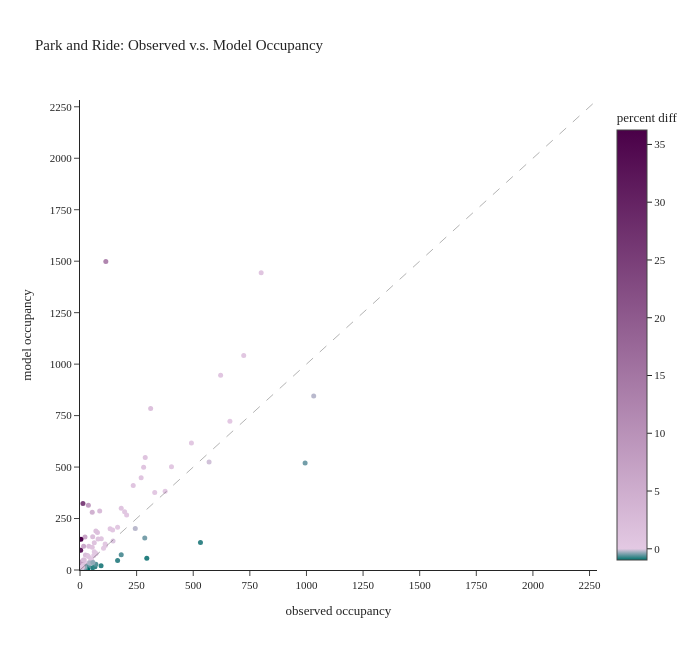

Notebook source saved alongside this figure:
### Code cell
plot_occupancy(pnr_data, x="observed occupancy", y="model occupancy", title="Park and Ride: Observed v.s. Model Occupancy")

### Figure 1 — Plotly figure (JSON) as saved in the notebook; plotly's stock layout.template omitted (floating-point values rounded to 4 significant figures; data arrays with more than 128 entries replaced by an {"elided": "..."} marker saying what was removed)
{"data": [{"customdata": {"elided": "137x2 float values"}, "hovertemplate": "<b>%{hovertext}</b><br><br>observed occupancy=%{x}<br>model occupancy=%{y}<br>model occupancy rate=%{customdata[0]:.2%}<br>percent diff=%{marker.color:.2%}<extra></extra>", "hovertext": {"elided": "137 str values"}, "legendgroup": "", "marker": {"color": {"elided": "137 float values"}, "coloraxis": "coloraxis", "size": 5, "symbol": "circle"}, "mode": "markers", "name": "", "orientation": "v", "showlegend": false, "type": "scatter", "x": {"elided": "137 float values"}, "xaxis": "x", "y": {"elided": "137 float values"}, "yaxis": "y"}], "layout": {"coloraxis": {"cmax": 36.25, "cmin": -0.9706, "colorbar": {"title": {"text": "percent diff"}}, "colorscale": [[0, "#00716c"], [0.02608, "#E3C9E3"], [1, "#4a0048"]]}, "font": {"size": 11}, "height": 650, "legend": {"tracegroupgap": 0}, "shapes": [{"line": {"dash": "dash", "width": 1}, "type": "line", "x0": 0, "x1": 2283, "y0": 0, "y1": 2283}], "title": {"text": "Park and Ride: Observed v.s. Model Occupancy"}, "width": 700, "xaxis": {"anchor": "y", "domain": [0, 1], "dtick": 250, "range": [0, 2283], "title": {"text": "observed occupancy"}}, "yaxis": {"anchor": "x", "domain": [0, 1], "dtick": 250, "range": [0, 2283], "title": {"text": "model occupancy"}}}}
